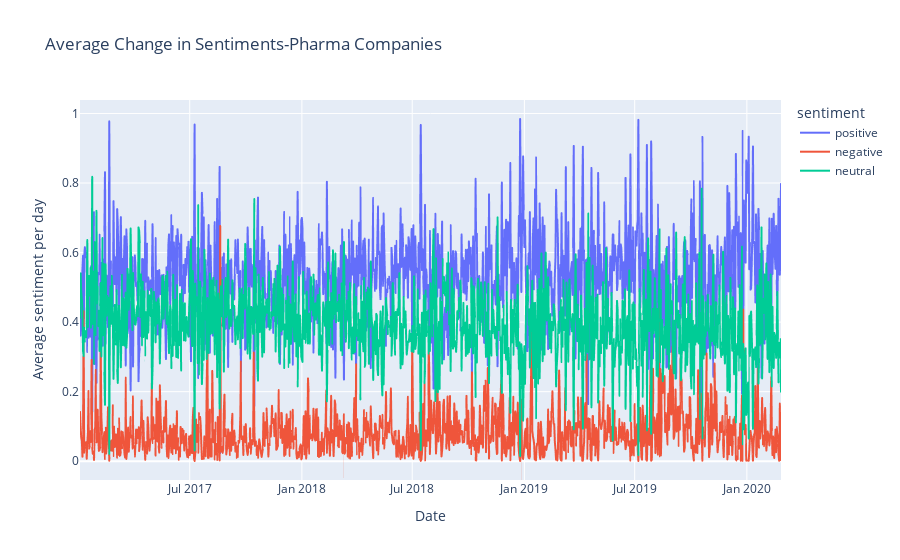

The notebook cell this image was saved under:
### Code cell
pre_pharma_companies_average_sentiments_per_day = sentiment_per_day(pharma_df, pre_covid_from, pre_covid_to)
fig = px.line(pre_pharma_companies_average_sentiments_per_day, x=pre_pharma_companies_average_sentiments_per_day.index, y=['positive','negative','neutral'],title='Average Change in Sentiments-Pharma Companies',
              labels={'variable':'sentiment', 'date':'Date','value':'Average sentiment per day'})
# fig = px.line(pre_pharma_companies_average_sentiments_per_day, x=pre_pharma_companies_average_sentiments_per_day.index, y=['positive','negative'],title='Average Change in Sentiments-Pharma Companies',
#               labels={'variable':'sentiment', 'date':'Date','value':'Average sentiment per day'})
fig.show()

### Figure 1 — Plotly figure (JSON) as saved in the notebook; plotly's stock layout.template omitted (floating-point values rounded to 4 significant figures; data arrays with more than 128 entries replaced by an {"elided": "..."} marker saying what was removed)
{"data": [{"hovertemplate": "sentiment=positive<br>Date=%{x}<br>Average sentiment per day=%{y}<extra></extra>", "legendgroup": "positive", "line": {"color": "#636efa", "dash": "solid"}, "marker": {"symbol": "circle"}, "mode": "lines", "name": "positive", "showlegend": true, "type": "scattergl", "x": {"elided": "1146 str values"}, "xaxis": "x", "y": {"elided": "1146 float values"}, "yaxis": "y"}, {"hovertemplate": "sentiment=negative<br>Date=%{x}<br>Average sentiment per day=%{y}<extra></extra>", "legendgroup": "negative", "line": {"color": "#EF553B", "dash": "solid"}, "marker": {"symbol": "circle"}, "mode": "lines", "name": "negative", "showlegend": true, "type": "scattergl", "x": {"elided": "1146 str values"}, "xaxis": "x", "y": {"elided": "1146 float values"}, "yaxis": "y"}, {"hovertemplate": "sentiment=neutral<br>Date=%{x}<br>Average sentiment per day=%{y}<extra></extra>", "legendgroup": "neutral", "line": {"color": "#00cc96", "dash": "solid"}, "marker": {"symbol": "circle"}, "mode": "lines", "name": "neutral", "showlegend": true, "type": "scattergl", "x": {"elided": "1146 str values"}, "xaxis": "x", "y": {"elided": "1146 float values"}, "yaxis": "y"}], "layout": {"legend": {"title": {"text": "sentiment"}, "tracegroupgap": 0}, "title": {"text": "Average Change in Sentiments-Pharma Companies"}, "xaxis": {"anchor": "y", "domain": [0, 1], "title": {"text": "Date"}}, "yaxis": {"anchor": "x", "domain": [0, 1], "title": {"text": "Average sentiment per day"}}}}
